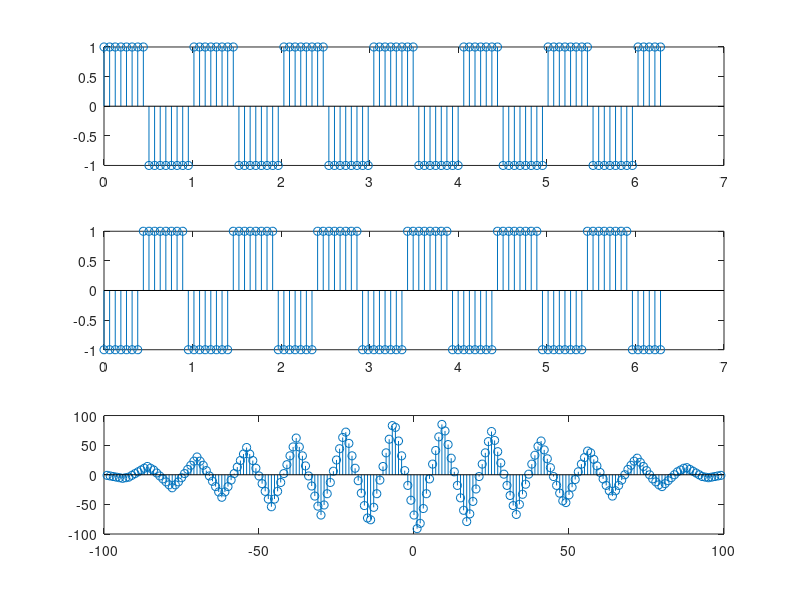

The MATLAB source for this figure:
clc;
clear all;

t = linspace(0, 2*pi, 100);

x1 = square(2*pi*t);

x2 = square(2*pi*t+10);
subplot(3,1,1);
stem(t, x1);

subplot(3,1,2);
stem(t, x2);

subplot(3,1,3);
[correlation, time] = xcorr(x1, x2);
stem(time, correlation);